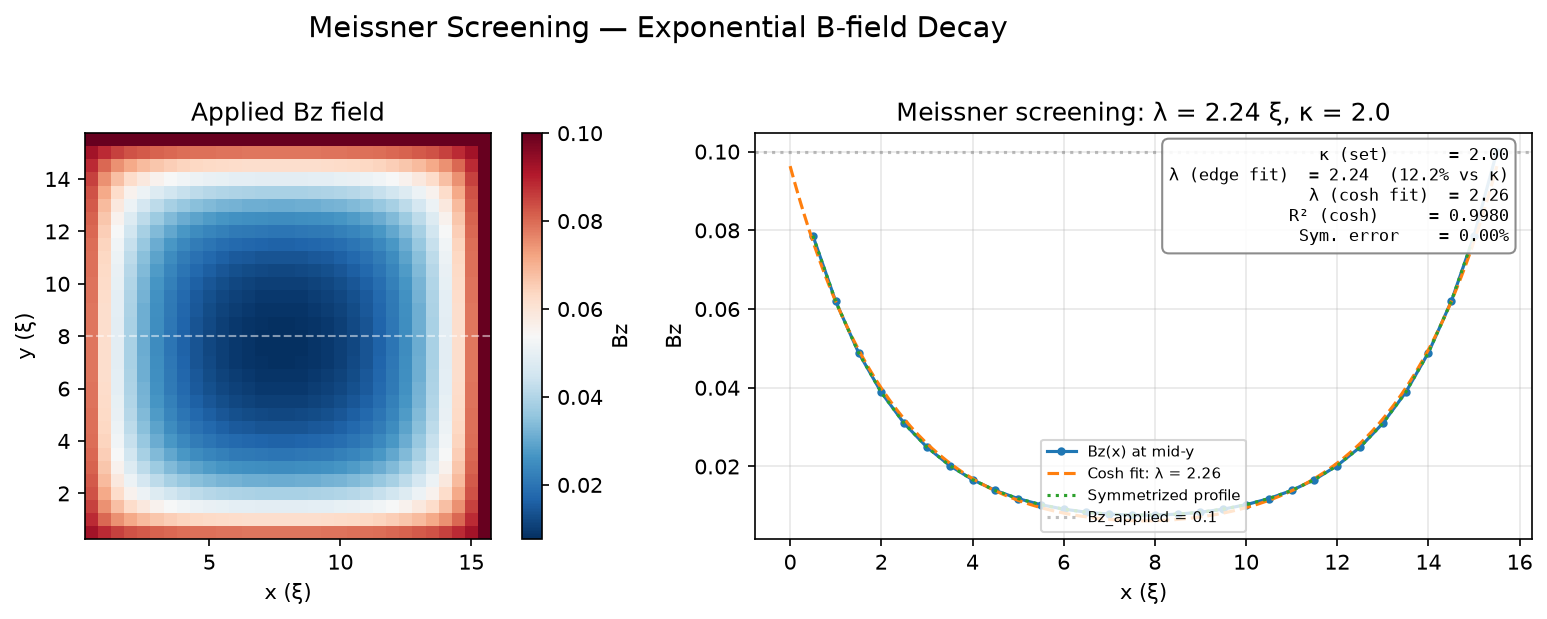

This figure's Python source:
"""Meissner screening: exponential decay of B-field into a superconductor.

Demonstrates that an applied magnetic field Bz decays as exp(-x/λ) with
penetration depth λ ≈ κ (in GL units), validating the London equation.
"""

from __future__ import annotations

import matplotlib

matplotlib.use("Agg")

from pathlib import Path

import matplotlib.pyplot as plt
import numpy as np
from scipy.optimize import curve_fit
from tdgl3d import AppliedField, Device, SimulationParameters, solve


def main(output_dir: Path = Path(__file__).parent, small: bool = False) -> list[Path]:
    kappa = 2.0
    # The grid must resolve λ = κ and the sample must be several λ across in
    # *both* in-plane directions.  At h = 1 there are only two cells per
    # penetration depth and the measured decay length is set by the stencil
    # rather than by the physics; h = κ/4 and L = 8κ recover λ ≈ κ.
    h = kappa / 4.0
    if small:
        Nx, Ny, Nz = 12, 12, 1
        t_stop = 2.0
    else:
        Nx = Ny = int(round(8.0 * kappa / h))
        Nz = 1
        t_stop = 12.0

    params = SimulationParameters(Nx=Nx, Ny=Ny, Nz=Nz, hx=h, hy=h, kappa=kappa)
    Bz_applied = 0.1
    field = AppliedField(Bz=Bz_applied, t_on_fraction=1.0)
    device = Device(params, applied_field=field)

    dt = 0.8 * h**2 / (4.0 * kappa**2)
    save_every = max(1, int(t_stop / dt / 20))
    sol = solve(
        device, dt=dt, t_stop=t_stop, method="euler",
        save_every=save_every, progress=False,
    )

    # Extract Bz profile along x at mid-y
    Bx, By, Bz = sol.bfield(step=-1, full_interior=True)
    mid_y = (Ny - 1) // 2
    Nx_int = Nx - 1
    Ny_int = Ny - 1
    Bz_2d = Bz.reshape(Nx_int, Ny_int)
    bz_profile = np.real(Bz_2d[:, mid_y])

    x_coords = np.arange(1, Nx) * params.hx  # interior node positions

    # Fit cosh model (matches test_physics_validation.py)
    L = (Nx_int) * params.hx
    x_center = L / 2.0
    n_fit = Nx_int - 1  # exclude last interior node (boundary leak)

    def cosh_model(x, A, lam, x0):
        return A * np.cosh((x - x0) / lam)

    lambda_fit = None
    fit_converged = False
    try:
        popt, _ = curve_fit(
            cosh_model, x_coords[:n_fit], bz_profile[:n_fit],
            p0=[bz_profile[n_fit // 2], kappa, x_center],
            maxfev=10000,
        )
        lambda_fit = abs(popt[1])
        fit_converged = True
    except (RuntimeError, ValueError):
        popt = np.array([bz_profile[n_fit // 2], kappa, x_center])

    # R² for fit quality
    if fit_converged:
        residuals = bz_profile[:n_fit] - cosh_model(x_coords[:n_fit], *popt)
        ss_res = np.sum(residuals**2)
        ss_tot = np.sum((bz_profile[:n_fit] - np.mean(bz_profile[:n_fit]))**2)
        r_squared = 1.0 - ss_res / ss_tot if ss_tot > 0 else 0.0
    else:
        r_squared = 0.0

    # Direct measurement of the decay length from the edge: fit ln Bz over the
    # first two penetration depths.  This is the quantity the London equation
    # predicts (λ = κ); the cosh fit over the whole width also absorbs the
    # transverse screening of a square sample and reads a few percent high.
    edge_window = max(4, int(round(2.0 * kappa / params.hx)))
    edge_window = min(edge_window, n_fit)
    lambda_edge = -1.0 / np.polyfit(
        x_coords[:edge_window] - x_coords[0],
        np.log(np.abs(bz_profile[:edge_window])),
        1,
    )[0]
    lambda_edge_error = abs(lambda_edge - kappa) / kappa

    # Symmetry about the mid-plane.  Bz lives on plaquettes anchored at the
    # interior nodes 1…Nx-1, but the plaquette anchored at Nx-1 is the high-side
    # *boundary* plaquette whose mirror image (anchor 0) sits on the ghost ring
    # and is not part of the array — so it is dropped before reflecting.
    bz_mirrorable = bz_profile[:-1]
    symmetry_error = float(np.max(np.abs(bz_mirrorable - bz_mirrorable[::-1])))
    symmetry_relative = symmetry_error / max(float(np.max(bz_profile)), 1e-12)

    # --- Figure ---
    fig, axes = plt.subplots(1, 2, figsize=(12, 4))

    # Left: Bz heatmap
    ax = axes[0]
    xs = np.arange(1, Nx) * params.hx
    ys = np.arange(1, Ny) * params.hy
    xx, yy = np.meshgrid(xs, ys, indexing="ij")
    im = ax.pcolormesh(xx, yy, np.real(Bz_2d), cmap="RdBu_r", shading="auto")
    fig.colorbar(im, ax=ax, fraction=0.046, pad=0.04, label="Bz")
    # Mark center line used for profile
    ax.axhline(ys[mid_y], color="white", ls="--", alpha=0.5, linewidth=1)
    ax.set_xlabel("x (ξ)")
    ax.set_ylabel("y (ξ)")
    ax.set_title("Applied Bz field")
    ax.set_aspect("equal")

    # Right: 1D Bz(x) with cosh fit + expected + symmetry
    ax = axes[1]
    ax.plot(x_coords, bz_profile, "o-", color="C0", markersize=3, label="Bz(x) at mid-y")

    # Fitted cosh curve
    if fit_converged:
        x_fit_line = np.linspace(0, x_coords[-1], 200)
        ax.plot(
            x_fit_line, cosh_model(x_fit_line, *popt),
            "--", color="C1", linewidth=1.5,
            label=f"Cosh fit: λ = {lambda_fit:.2f}",
        )

    # Expected symmetric profile (mirror left half to right)
    ax.plot(x_coords[:-1], 0.5 * (bz_mirrorable + bz_mirrorable[::-1]),
            ":", color="C2", linewidth=1.5, label="Symmetrized profile")

    # Reference line at Bz_applied
    ax.axhline(Bz_applied, color="gray", ls=":", alpha=0.5, label=f"Bz_applied = {Bz_applied}")

    # Annotation box
    text = (
        f"κ (set)      = {kappa:.2f}\n"
        f"λ (edge fit)  = {lambda_edge:.2f}  ({lambda_edge_error:.1%} vs κ)\n"
        f"λ (cosh fit)  = {lambda_fit:.2f}\n"
        f"R² (cosh)     = {r_squared:.4f}\n"
        f"Sym. error    = {symmetry_relative:.2%}"
    )
    ax.text(
        0.97, 0.97, text, transform=ax.transAxes,
        fontsize=8, fontfamily="monospace",
        verticalalignment="top", horizontalalignment="right",
        bbox=dict(boxstyle="round,pad=0.4", facecolor="white", edgecolor="gray", alpha=0.9),
    )

    ax.set_xlabel("x (ξ)")
    ax.set_ylabel("Bz")
    ax.set_title(f"Meissner screening: λ = {lambda_edge:.2f} ξ, κ = {kappa}")
    ax.legend(loc="lower center", fontsize=7)
    ax.grid(True, alpha=0.3)

    fig.suptitle("Meissner Screening — Exponential B-field Decay", fontsize=14, y=1.02)
    fig.tight_layout()

    out = output_dir / "meissner_screening.png"
    fig.savefig(out, dpi=150, bbox_inches="tight")
    plt.close(fig)
    return [out]


if __name__ == "__main__":
    main()
